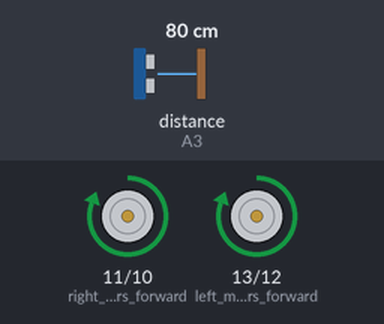
A sketch run on a simulated Arduino Uno, built with avr-gcc and run on an emulated ATmega328P. Parts: motor-driver pin pairs drawn as motors (green arrow = first pin HIGH = forward, orange = second pin HIGH = backward, longer = more drive). Wiring (inferred from the names in the program): ultrasonic range finder: trigger A2; echo A3. Inputs (shaded band) come from the test bench; at power-on: distance to the obstacle (sensor on A3) 80 cm. The echo pulse lasts 58.3 µs per cm; what the sketch prints to the serial monitor is not drawn.

Above: at 1.2 s.
1.3 s: distance to the obstacle (sensor on A3) set to 12 cm
4.3 s: distance to the obstacle (sensor on A3) set to 9 cm
At 5.9 s:
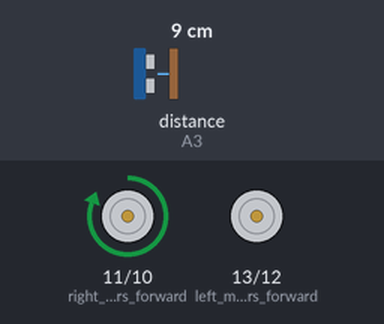
7.3 s: distance to the obstacle (sensor on A3) set to 18 cm
At 8.6 s:
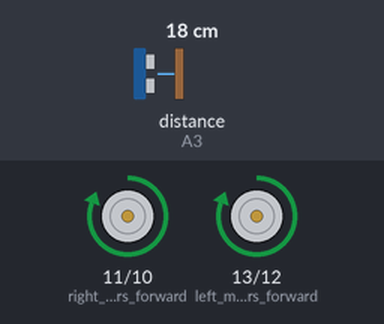
9.2 s: distance to the obstacle (sensor on A3) set to 2 cm
At 11.3 s:
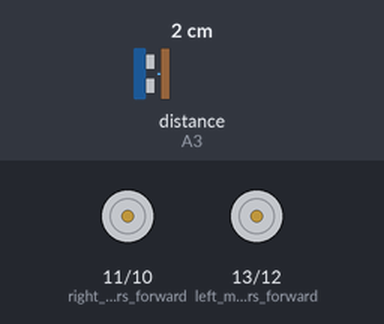
Timing chart, 0 to 13.2 s (numbered marks = the images above; inputs shaded):
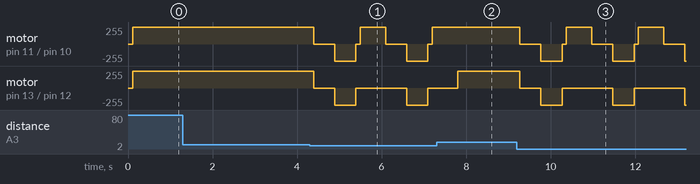

The sketch:

obstacle_avoidance.ino
```cpp
#define TRIG_PIN A2
#define ECHO_PIN A3


void setup() {
pinMode(13,OUTPUT);  //left motors forward
pinMode(12,OUTPUT);  //left motors reverse
pinMode(11,OUTPUT);  //right motors forward
pinMode(10,OUTPUT);   //right motors reverse
Serial.begin(9600);
pinMode(ECHO_PIN, INPUT); //Set the connection pin output mode Echo pin
pinMode(TRIG_PIN, OUTPUT);//Set the connection pin output mode trig pin
}

void loop() {

  int temp = readPing();


  Serial.flush();

  //printing time in seconds
  Serial.print("distance : ");
  Serial.print(temp,DEC);
  delay(100);

 if (readPing() >10){
    Forward();
  }
  if (readPing()<10){
    Stop();
    delay(500);
    Backward();
    delay(500);
    Stop();
    delay(100);
    Left();
    delay(500);

  }
}

int Stop(){
  digitalWrite(13,LOW);
  digitalWrite(12,LOW);
  digitalWrite(11,LOW);
  digitalWrite(10,LOW);
}
int Forward(){
  digitalWrite(13,HIGH);
  digitalWrite(11,HIGH);


  }


int Backward(){
  digitalWrite(12,HIGH);
  digitalWrite(10,HIGH);

  }

int Left(){

    digitalWrite(11,HIGH);


}

int Right(){

    digitalWrite(13,HIGH);

}

int readPing()
{
  // establish variables for duration of the ping,
  // and the distance result in inches and centimeters:
  long duration, cm;
  // The PING))) is triggered by a HIGH pulse of 2 or more microseconds.
  // Give a short LOW pulse beforehand to ensure a clean HIGH pulse:
  pinMode(TRIG_PIN, OUTPUT);
  digitalWrite(TRIG_PIN, LOW);
  delayMicroseconds(2);
  digitalWrite(TRIG_PIN, HIGH);
  delayMicroseconds(5);
  digitalWrite(TRIG_PIN, LOW);

  pinMode(ECHO_PIN, INPUT);
  duration = pulseIn(ECHO_PIN, HIGH);

  // convert the time into a distance
  cm = microsecondsToCentimeters(duration);
  return cm ;
}

long microsecondsToCentimeters(long microseconds)
{
  // The speed of sound is 340 m/s or 29 microseconds per centimeter.
  // The ping travels out and back, so to find the distance of the
  // object we take half of the distance travelled.
  return microseconds / 29 / 2;
}
```

Measured:
- the behaviour switches between 11 and 10 cm on distance to the obstacle (sensor on A3) (found by bisection; images 0 and 1)
- after the input at 1.3 s, every drawn part: stays the same
- after the input at 7.3 s, motor on pin 11 (right_motors_forward) / pin 10 (right_motors_reverse): stays forward 255/255 (without the input it goes to stopped after 0.50 s)
